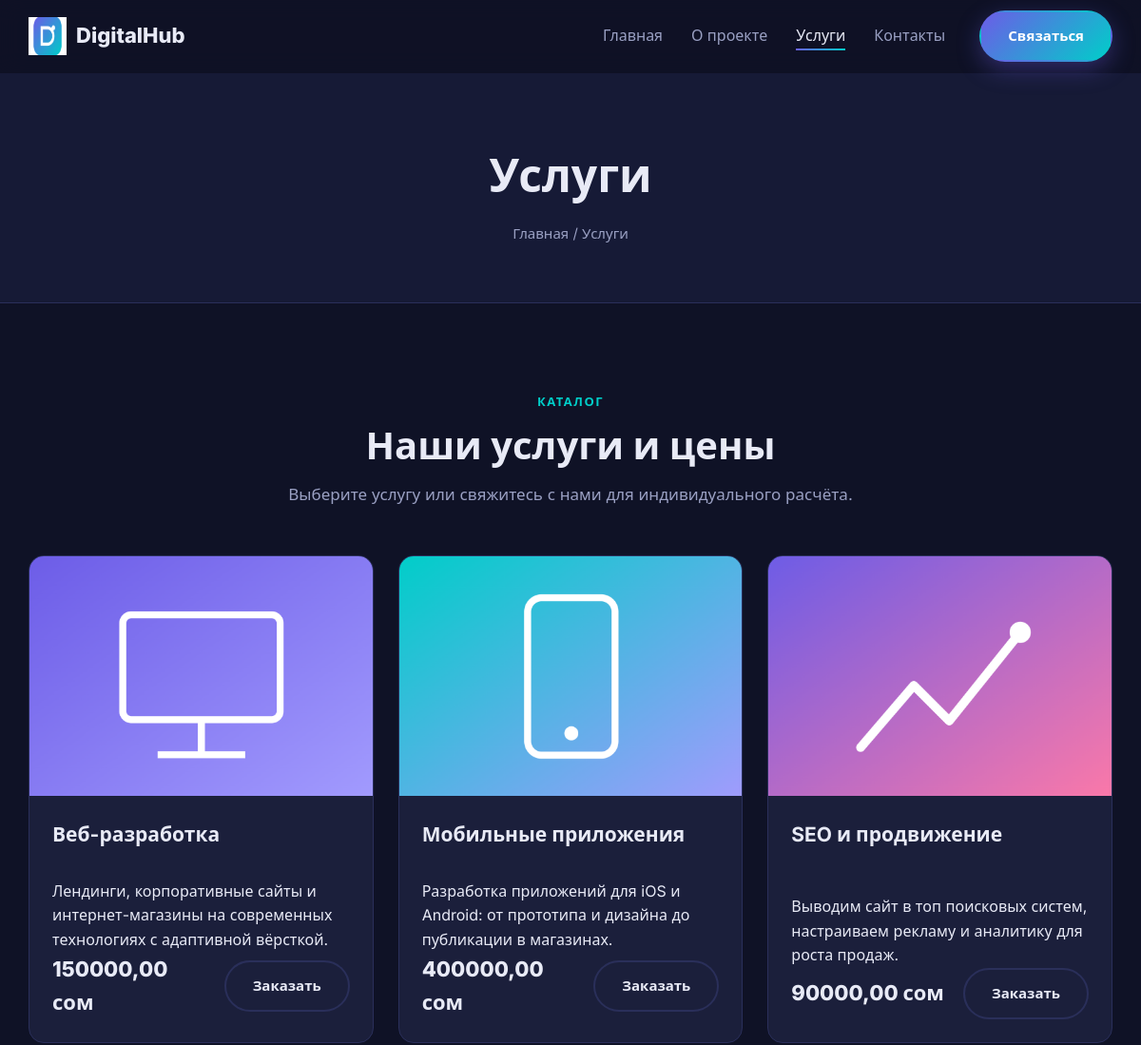
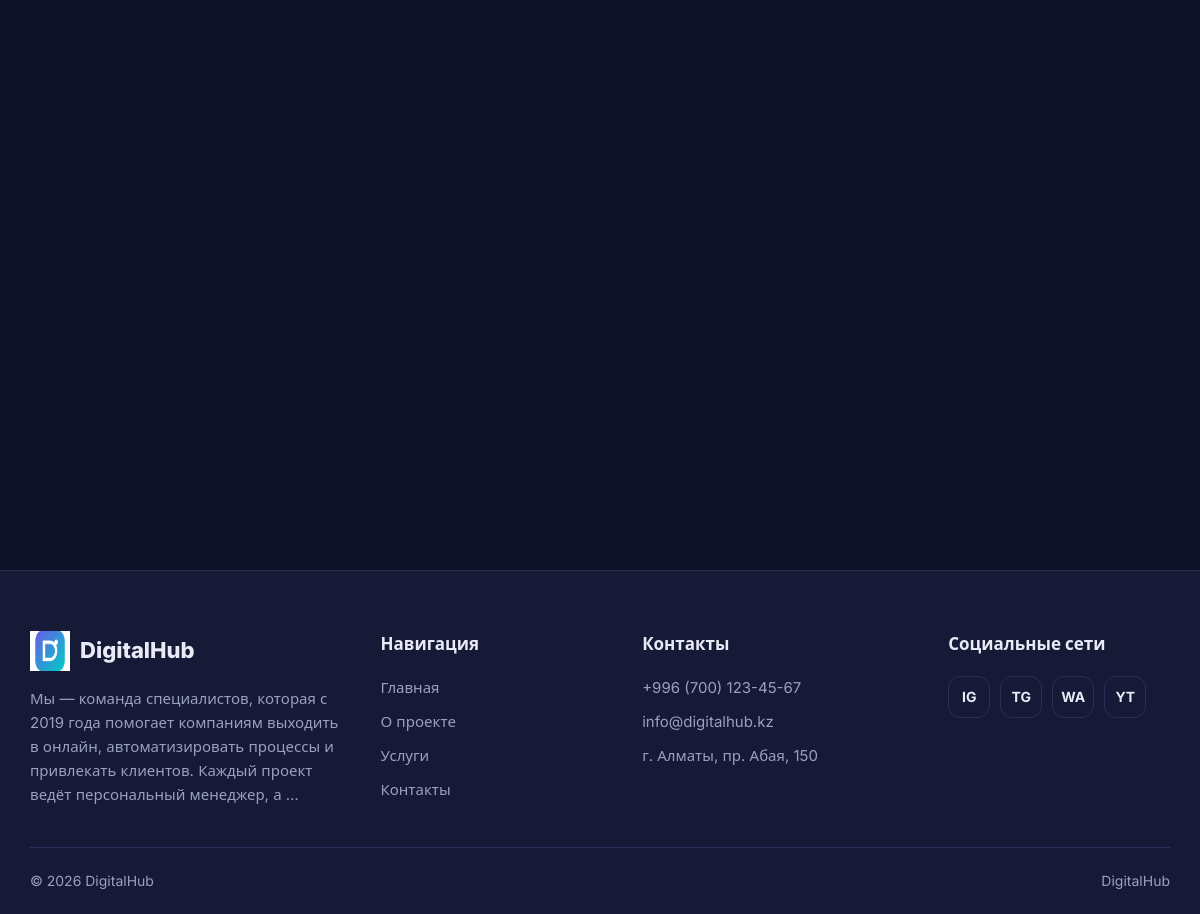
Page /services/ on the committed database (2 pictures, top to bottom).
### config/models.py (models this page shows, shortened)
class CompanyInfo(models.Model):
    company_name = models.CharField('Название компании', max_length=200)
    description = models.TextField('Описание')
    logo = models.ImageField('Логотип', upload_to='company/', blank=True)
    phone = models.CharField('Номер телефона', max_length=30)
    email = models.EmailField('Электронная почта')
    address = models.CharField('Адрес', max_length=255)
    instagram_url = models.URLField('Instagram', blank=True)
    facebook_url = models.URLField('Facebook', blank=True)
    linkedin_url = models.URLField('LinkedIn', blank=True)
    telegram_url = models.URLField('Telegram', blank=True)
    whatsapp_url = models.URLField('WhatsApp', blank=True)
    youtube_url = models.URLField('YouTube', blank=True)
    class Meta:
        verbose_name = 'Информация о компании'
        verbose_name_plural = 'Информация о компании'
        ordering = ('id',)

### pages/models.py (models this page shows, shortened)
class Service(models.Model):
    name = models.CharField('Название услуги', max_length=200)
    description = models.TextField('Описание')
    price = models.DecimalField('Цена', max_digits=10, decimal_places=2)
    image = models.ImageField('Изображение', upload_to='services/', blank=True)
    class Meta:
        verbose_name = 'Услуга'
        verbose_name_plural = 'Услуги'
        ordering = ('name',)

### pages/views.py (the view)
# urls.py: path('services/', views.services, name='services'),
def services(request):
    return render(request, 'pages/services.html', {
        'services': Service.objects.order_by('pk'),
    })

### config/context_processors.py (called while the page is built)
def company_info(request):
    return {'site_company': CompanyInfo.objects.first()}

### templates/pages/services.html (shortened to what this page needs)
{% extends "base.html" %}
{% load static %}
{% block content %}
    <section class="page-hero">
        <div class="container">
            <h1 class="page-hero__title">Услуги</h1>
            <p class="breadcrumbs"><a href="{% url 'pages:home' %}">Главная</a> / Услуги</p>
        </div>
    </section>
    <section class="section">
        <div class="container">
            <div class="section__head reveal">
                <span class="section__tag">Каталог</span>
                <h2 class="section__title">Наши услуги и цены</h2>
                <p class="section__text">Выберите услугу или свяжитесь с нами для индивидуального расчёта.</p>
            </div>
            {% if services %}
                <div class="services">
                    {% for service in services %}
                        <article class="service-card reveal">
                            {% if service.image %}
                                <img src="{{ service.image.url }}" alt="{{ service.name }}" class="service-card__img">
                            {% elif forloop.counter == 1 %}
                                <img src="{% static 'images/service1.png' %}" alt="{{ service.name }}" class="service-card__img">
                            {% elif forloop.counter == 2 %}
                                <img src="{% static 'images/service2.png' %}" alt="{{ service.name }}" class="service-card__img">
                            {% elif forloop.counter == 3 %}
                                <img src="{% static 'images/service3.png' %}" alt="{{ service.name }}" class="service-card__img">
                            {% endif %}
                            <div class="service-card__body">
                                <h3 class="service-card__title">{{ service.name }}</h3>
                                <p class="service-card__text">{{ service.description|linebreaks }}</p>
                                <div class="service-card__footer">
                                    <span class="service-card__price">{{ service.price }} сом</span>
                                    <a href="{% url 'pages:contact' %}" class="btn btn-outline">Заказать</a>
                                </div>
                            </div>
                        </article>
                    {% endfor %}
                </div>
            {% else %}
                <p class="section__text">Услуги пока не добавлены. Добавьте их в панели администратора.</p>
            {% endif %}
        </div>
    </section>
    <section class="section">
        <div class="container">
        </div>
    </section>
{% endblock %}

### templates/base.html (shortened to what this page needs)
{% load static %}
<!doctype html>
<html lang="ru">
<head>
    <link rel="stylesheet" href="{% static 'css/style.css' %}">
</head>
<body>
    {% include "includes/header.html" %}
    <main id="main-content">
        {% block content %}{% endblock %}
    </main>
    {% include "includes/footer.html" %}
</body>
</html>

### templates/includes/header.html (shortened to what this page needs)
{% load static %}
<header class="header">
    <div class="container header__inner">
        <a class="logo" href="{% url 'pages:home' %}" aria-label="На главную">
            <img src="{% static 'images/digitalhub-logo.png' %}" alt="">
            <span>{% if site_company %}{{ site_company.company_name }}{% else %}DigitalHub{% endif %}</span>
        </a>
        <nav class="nav" id="primary-navigation" aria-label="Основная навигация">
            <ul class="nav__list">
                <li><a class="nav__link{% if request.resolver_match.url_name == 'home' %} active{% endif %}" href="{% url 'pages:home' %}">Главная</a></li>
                <li><a class="nav__link{% if request.resolver_match.url_name == 'about' %} active{% endif %}" href="{% url 'pages:about' %}">О проекте</a></li>
                <li><a class="nav__link{% if request.resolver_match.url_name == 'services' %} active{% endif %}" href="{% url 'pages:services' %}">Услуги</a></li>
                <li><a class="nav__link{% if request.resolver_match.url_name == 'contact' %} active{% endif %}" href="{% url 'pages:contact' %}">Контакты</a></li>
            </ul>
            <a href="{% url 'pages:contact' %}" class="btn btn-primary">Связаться</a>
        </nav>
    </div>
</header>

### templates/includes/footer.html (shortened to what this page needs)
{% load static %}
<footer class="footer">
    <div class="container">
        <div class="footer__grid">
            <div>
                <a class="logo" href="{% url 'pages:home' %}">
                    <img src="{% static 'images/digitalhub-logo.png' %}" alt="">
                    <span>{% if site_company %}{{ site_company.company_name }}{% else %}DigitalHub{% endif %}</span>
                </a>
                {% if site_company %}<p class="footer__desc">{{ site_company.description|truncatewords:24 }}</p>{% endif %}
            </div>
            <div>
                <h2 class="footer__title">Навигация</h2>
                <ul class="footer__list">
                    <li><a href="{% url 'pages:home' %}">Главная</a></li>
                    <li><a href="{% url 'pages:about' %}">О проекте</a></li>
                    <li><a href="{% url 'pages:services' %}">Услуги</a></li>
                    <li><a href="{% url 'pages:contact' %}">Контакты</a></li>
                </ul>
            </div>
            {% if site_company %}
                <div>
                    <h2 class="footer__title">Контакты</h2>
                    <ul class="footer__list">
                        <li><a href="tel:{{ site_company.phone }}">{{ site_company.phone }}</a></li>
                        <li><a href="mailto:{{ site_company.email }}">{{ site_company.email }}</a></li>
                        <li>{{ site_company.address }}</li>
                    </ul>
                </div>
                <div>
                    <h2 class="footer__title">Социальные сети</h2>
                    <div class="socials">
                        {% if site_company.instagram_url %}<a href="{{ site_company.instagram_url }}" target="_blank" rel="noopener noreferrer" aria-label="Instagram">IG</a>{% endif %}
                        {% if site_company.telegram_url %}<a href="{{ site_company.telegram_url }}" target="_blank" rel="noopener noreferrer" aria-label="Telegram">TG</a>{% endif %}
                        {% if site_company.whatsapp_url %}<a href="{{ site_company.whatsapp_url }}" target="_blank" rel="noopener noreferrer" aria-label="WhatsApp">WA</a>{% endif %}
                        {% if site_company.youtube_url %}<a href="{{ site_company.youtube_url }}" target="_blank" rel="noopener noreferrer" aria-label="YouTube">YT</a>{% endif %}
                    </div>
                </div>
            {% endif %}
        </div>
        <div class="footer__bottom">
            <span>© {% now "Y" %} {% if site_company %}{{ site_company.company_name }}{% else %}DigitalHub{% endif %}</span>
            <span>DigitalHub</span>
        </div>
    </div>
</footer>

### static/css/style.css (style rules this page uses)
:root { --bg: #0f1226; --bg-2: #161a36; --card: #1b1f3b; --border: #2a2f5a; --text: #e8eaf6; --muted: #9aa0c3; --accent: #6c5ce7; --accent-2: #00cec9; --gradient: linear-gradient(135deg, var(--accent), var(--accent-2)); --radius: 16px; --container: 1180px; }
*, *::before, *::after { box-sizing: border-box; margin: 0; padding: 0; }
html { scroll-behavior: smooth; }
body { font-family: "Inter", system-ui, -apple-system, "Segoe UI", Roboto, sans-serif; background: var(--bg); color: var(--text); line-height: 1.6; display: flex; flex-direction: column; min-height: 100vh; }
main { flex: 1; }
img { max-width: 100%; display: block; }
a { color: inherit; text-decoration: none; }
ul { list-style: none; }
.container { width: 100%; max-width: var(--container); margin: 0 auto; padding: 0 20px; }
.btn { display: inline-flex; align-items: center; justify-content: center; gap: 8px; padding: 13px 28px; border-radius: 999px; font-weight: 600; font-size: 15px; border: 2px solid transparent; cursor: pointer; transition: .25s; font-family: inherit; }
.btn-primary { background: var(--gradient); color: #fff; box-shadow: 0 8px 24px rgba(108, 92, 231, .35); }
.btn-outline { border-color: var(--border); color: var(--text); }
.header { position: sticky; top: 0; z-index: 100; background: rgba(15, 18, 38, .8); backdrop-filter: blur(12px); border-bottom: 1px solid transparent; transition: .3s; }
.header__inner { display: flex; align-items: center; justify-content: space-between; height: 76px; }
.logo { display: flex; align-items: center; gap: 10px; font-weight: 800; font-size: 22px; }
.logo img { width: 40px; height: 40px; }
.nav { display: flex; align-items: center; gap: 36px; }
.nav__list { display: flex; gap: 30px; }
.nav__link { color: var(--muted); font-weight: 500; position: relative; transition: .2s; }
.nav__link::after { content: ""; position: absolute; left: 0; bottom: -6px; width: 0; height: 2px; background: var(--gradient); transition: .25s; }
.nav__link:hover, .nav__link.active { color: var(--text); }
.nav__link:hover::after, .nav__link.active::after { width: 100%; }
.section { padding: 90px 0; }
.section__head { text-align: center; max-width: 640px; margin: 0 auto 50px; }
.section__tag { display: inline-block; font-size: 13px; font-weight: 600; letter-spacing: 1.5px; text-transform: uppercase; color: var(--accent-2); margin-bottom: 12px; }
.section__title { font-size: clamp(28px, 4vw, 40px); line-height: 1.2; margin-bottom: 14px; }
.section__text { color: var(--muted); font-size: 17px; }
.page-hero { padding: 70px 0 60px; text-align: center; background: var(--bg-2); border-bottom: 1px solid var(--border); }
.page-hero__title { font-size: clamp(32px, 5vw, 48px); margin-bottom: 10px; }
.breadcrumbs { color: var(--muted); font-size: 15px; }
.services { display: grid; grid-template-columns: repeat(auto-fill, minmax(300px, 1fr)); gap: 26px; }
.service-card { background: var(--card); border: 1px solid var(--border); border-radius: var(--radius); overflow: hidden; display: flex; flex-direction: column; transition: .3s; }
.service-card__img { aspect-ratio: 10 / 7; width: 100%; object-fit: cover; }
.service-card__body { padding: 24px; display: flex; flex-direction: column; flex: 1; }
.service-card__title { font-size: 21px; margin-bottom: 10px; }
.service-card__text { color: var(--muted); margin-bottom: 20px; flex: 1; }
.service-card__footer { display: flex; align-items: center; justify-content: space-between; gap: 12px; }
.service-card__price { font-size: 22px; font-weight: 800; }
.footer { background: var(--bg-2); border-top: 1px solid var(--border); padding: 60px 0 0; }
.footer__grid { display: grid; grid-template-columns: 1.4fr 1fr 1.2fr 1fr; gap: 40px; padding-bottom: 40px; }
.footer__desc { color: var(--muted); margin-top: 16px; font-size: 15px; }
.footer__title { font-size: 17px; margin-bottom: 18px; }
.footer__list { display: grid; gap: 10px; color: var(--muted); font-size: 15px; }
.socials { display: flex; gap: 10px; flex-wrap: wrap; }
.socials a { width: 42px; height: 42px; border-radius: 12px; border: 1px solid var(--border); display: grid; place-items: center; font-size: 14px; font-weight: 700; transition: .2s; }
.footer__bottom { border-top: 1px solid var(--border); padding: 22px 0; color: var(--muted); font-size: 14px; display: flex; justify-content: space-between; gap: 10px; flex-wrap: wrap; }
.reveal { opacity: 0; transform: translateY(30px); transition: .7s ease; }
.reveal.visible { opacity: 1; transform: none; }

### rows in the picture
CompanyInfo: company_name "DigitalHub", description "Мы — команда специалистов, которая с 2019 года помогает компаниям выходить в онлайн, автоматизировать процессы и привлекать клиентов. Каждый проект ведёт персональный менеджер, а …", phone "+996 (700) 123-45-67", email "info@digitalhub.kz", address "г. Алматы, пр. Абая, 150"
Service: name "Веб-разработка", description "Лендинги, корпоративные сайты и интернет-магазины на современных технологиях с адаптивной вёрсткой.", price "150000,00"
Service: name "Мобильные приложения", description "Разработка приложений для iOS и Android: от прототипа и дизайна до публикации в магазинах.", price "400000,00"
Service: name "SEO и продвижение", description "Выводим сайт в топ поисковых систем, настраиваем рекламу и аналитику для роста продаж.", price "90000,00"
